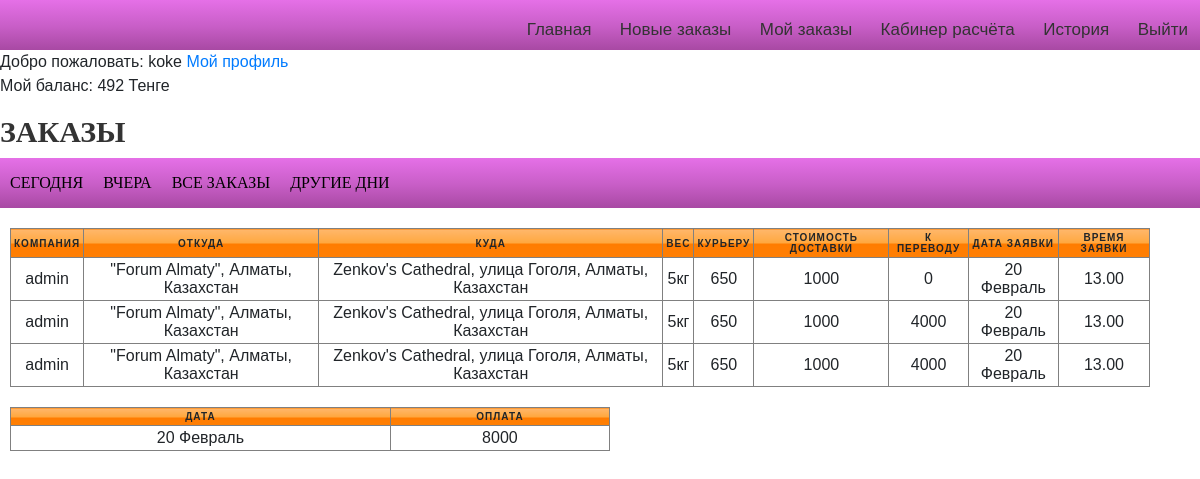
Page /curiers/private_curier_raschet/20 Февраль (signed in) on the committed database.
### curier/models.py (models this page shows)
class Curier(models.Model):
	user = models.OneToOneField(settings.AUTH_USER_MODEL, on_delete=models.CASCADE,related_name="mycurier")
	first_name = models.CharField(max_length=255,default="")
	last_name = models.CharField(max_length=255, default="")
	photo =models.ImageField(upload_to='curiers/%y/%m/%d', blank=True)
	experience=models.IntegerField(blank=True, null=True)
	phone = models.IntegerField(null=False, blank=False)
	is_available=models.BooleanField(default=False)
	balance = models.DecimalField(decimal_places=0,max_digits=1000,default=0)

### Lallog/models.py (models this page shows)
class TestOrder(models.Model):
	client=models.ForeignKey(settings.AUTH_USER_MODEL,on_delete=models.CASCADE)
	marshrut=models.CharField(max_length=200)
	ves=models.DecimalField(decimal_places=0,max_digits=1000,default=10)
	from_address=models.CharField(max_length=200)
	from_phone=models.CharField(max_length=200)
	from_comment=models.CharField(max_length=200)
	to=models.CharField(max_length=200)
	to_phone=models.CharField(max_length=200)
	to_date=models.CharField(max_length=200,default="")
	to_date_until=models.CharField(max_length=200)
	to_comment=models.CharField(max_length=200)
	distance=models.DecimalField(decimal_places=0,max_digits=1000,default=10)
	itog=models.DecimalField(decimal_places=0,max_digits=1000,default=10)
	curier = models.ForeignKey(Curier,on_delete=models.CASCADE,default=None,related_name="choiced_curier",blank=True,null=True)
	nal=models.DecimalField(decimal_places=0,max_digits=1000,default=0)
	raschet=models.DecimalField(decimal_places=0,max_digits=1000,default=0)
	status = models.CharField(max_length=200,default="Ожидание")
	curier_money = models.DecimalField(decimal_places=0,max_digits=1000,default=0)
	success = models.BooleanField(default=True)
	created_date = models.DateTimeField(default=timezone.now)
	__original_curier = None
	def __init__(self,*args,**kwargs):
		print("Object was created")
		super(TestOrder,self).__init__(*args,**kwargs)
		self.__origin_curier = self.curier

### curier/views.py (the view)
# urls.py: path("private_curier_raschet/<str:day>",views.rashet_view,name="curier_rashet"),
def rashet_view(request,day):
	curier = request.user.mycurier
	orders_completed=None
	alldaysorders=curier.choiced_curier.all().filter(status="Доставлен").order_by("-created_date")
	if day=="all":
	    orders_completed = curier.choiced_curier.all().filter(status="Доставлен").order_by("-created_date")
	elif day=="today":
		locale.setlocale(locale.LC_ALL, "ru")
		mydate= datetime.date.today().strftime("%d %B")
		orders_completed = curier.choiced_curier.all().filter(status="Доставлен",to_date=mydate).order_by("-created_date")
	elif day=="yesterday":
		locale.setlocale(locale.LC_ALL, "ru")
		mydate1=datetime.date.today() - datetime.timedelta(days=1)
		mydate1=mydate1.strftime("%d %B")
		print(mydate1)
		orders_completed = curier.choiced_curier.all().filter(status="Доставлен",to_date=mydate1).order_by("-created_date")
	else:
	    orders_completed = curier.choiced_curier.all().filter(status="Доставлен",to_date=day).order_by("-created_date")
	mydata = list(orders_completed.values_list("to_date"))
	mydata1 = list(alldaysorders.values_list("to_date"))
	alldays=[]
	for i in mydata1:
	    alldays.append(i[0])
	alldays = set(alldays)
	days=[]
	for i in mydata:
	    days.append(i[0])
	days=set(days)
	analyze=[]
	for i in days:
	    order = orders_completed.filter(to_date=i)
	    sumi=0
	    for j in order:
	        sumi+=j.raschet
	    temp={
	    "day":i,
	    "sum":int(sumi)
	    }
	    analyze.append(temp)
	print(analyze)
	mydate= datetime.datetime.now()
	mydate1=datetime.date.today() + datetime.timedelta(days=1)
	ctx={
		"orders_completed":orders_completed,
		"analyze":analyze,
		"alldays":alldays,
		"today":mydate,
		"tomorrow":mydate1,
	}
	return render(request,"curiers/raschet.html",context=ctx)

### curier/templates/curiers/raschet.html (shortened to what this page needs)
{%extends 'curiers/base_curier.html' %} {%load static%} {%block title%} Личный кабиент Курьера 2{%endblock%} {%block content%}
<a href="{% url 'edit'%}">Мой профиль</a>
<p>Мой баланс: {{request.user.mycurier.balance}} Тенге</p>
<h2>Заказы</h2>
<nav class="raschet_kur" >
<ul >
    <li><a href="{% url 'curier_rashet' day='today'%}">Сегодня</a></li>
    <li><a href="{% url 'curier_rashet' day='yesterday'%}">Вчера</a></li>
    <li ><a href="{% url 'curier_rashet' day='all'%}">Все заказы</a></li>
    <li><a href="#">Другие дни</a>
    </li>
</ul>
</nav>
<div class="spisok">
<table  border="1" id="table_empty">
    <thead >
        <tr style="background-color: #BA55D3">
            <th>Компания</th>
            <th>Откуда</th>
            <th>Куда</th>
            <th>Вес</th>
            <th>Курьеру</th>
            <th>Стоимость доставки</th>
            <th>К переводу</th>
            <th>Дата заявки</th>
            <th>Время заявки</th>
        </tr>
    </thead>
    {%for i in orders_completed%}
    <tr >
        <td data-label="Компания">{{i.client}}</td>
        <td data-label="Откуда">{{i.from_address}}</td>
        <td data-label="Куда">{{i.to}}</td>
        <td data-label="Вес">{{i.ves}}кг</td>
        <td data-label="Курьеру">{{i.curier_money}}</td>
        <td data-label="Доставка">{{i.itog}}</td>
        <td data-label="К переводу">{{i.raschet}}</td>
        <td data-label="Дата">{{i.to_date}}</td>
        <td data-label="Ограничения">{{i.to_date_until}}</td>
    </tr>
    {%endfor%}
</table>
</div>
<div class="go_go_raschet">
<table  class="go_go" style="max-width: 600px; "  border="1" id="table_empty">
    <thead>
    <tr style="background-color: #BA55D3">
        <th>Дата</th>
        <th>Оплата</th>
    </tr>
    </thead>
    {%for i in analyze%}
    <tr style="">
        <td data-label="Дата">{{i.day}}</td>
        <td data-label="Оплата">{{i.sum}}</td>
    </tr>
    {%endfor%}
</table>
</div>
{%endblock content%}

### curier/templates/curiers/base_curier.html (shortened to what this page needs)
{% load static %}
<html lang="en">
<head>
    <link rel="stylesheet" href="https://use.fontawesome.com/releases/v5.8.2/css/all.css">
    <link rel="stylesheet" href="https://stackpath.bootstrapcdn.com/bootstrap/4.3.1/css/bootstrap.min.css">
    <link href="{% static 'css/style.css' %}" rel="stylesheet" />
</head>
<body>
    <div class="menu">
        <div class="links">
            {%if user.is_authenticated%}
            <a class="menu-item" href="{% url 'Home' %}">Главная</a>
            <a class="menu-item" href="{% url 'private_сurier2' %}">Новые заказы</a>
            <a class="menu-item" href="{% url 'private_сurier' %}">Мой заказы</a>
            <a class="menu-item" href="{% url 'curier_rashet' day='all'%}">Кабинер расчёта</a>
            <a class="menu-item" href="{% url 'curier_history' %}">История</a>
            <a class="menu-item" href="{% url 'user_logout' %}">Выйти</a> {%else%}
            <a class="menu-item" href="{% url 'user_login' %}">Авторизация</a> {%endif%}
        </div>
    </div>
    {%if user.is_authenticated%} Добро пожаловать: {{ user.username}} {%endif%} {%block content%} {%endblock content%}
</body>
</html>

### Lallog/static/css/style.css (style rules this page uses)
* { padding: 0; margin: 0; }
div { box-sizing: border-box; }
.raschet_kur { width: 100%; margin: 0 auto; }
.raschet_kur:before { content: ''; display: block; height: 50px; width: 100%; background: #e570e7; background: -moz-linear-gradient(top, #e570e7 0%, #c85ec7 53%, #a849a3 100%); background: -webkit-linear-gradient(top, #e570e7 0%,#c85ec7 53%,#a849a3 100%); background: linear-gradient(to bottom, #e570e7 0%,#c85ec7 53%,#a849a3 100%); filter: progid:DXImageTransform.Microsoft.gradient( startColorstr='#e570e7', endColorstr='#a849a3',GradientType=0 ); position: absolute; left:0; z-index: -1; }
.raschet_kur ul { margin: 0; padding: 0; list-style: none; height: 50px; }
.raschet_kur > ul { display: flex; justify-content: left; }
.raschet_kur ul li a { font-family: "Open+Sans"; color: black; display: block; height: 50px; padding: 0 10px; text-transform: uppercase; text-decoration: none; line-height: 50px; }
.spisok { margin-top: 20px; }
.go_go_raschet { margin-top: 20px; }
#table_empty { width: 95%; margin-left: 10px; }
#table_empty th { background: #ffb76b; background: -moz-linear-gradient(top, #ffb76b 0%, #ffa73d 50%, #ff7c00 51%, #ff7f04 100%); background: -webkit-linear-gradient(top, #ffb76b 0%,#ffa73d 50%,#ff7c00 51%,#ff7f04 100%); background: linear-gradient(to bottom, #ffb76b 0%,#ffa73d 50%,#ff7c00 51%,#ff7f04 100%); filter: progid:DXImageTransform.Microsoft.gradient( startColorstr='#ffb76b', endColorstr='#ff7f04',GradientType=0 ); }
table { width: 100%; margin:0; padding:0; border-collapse: collapse; border-spacing: 0; }
table tr { padding: 3px; }
table th, table td { padding: 3px; text-align: center; }
table th { text-transform: uppercase; font-size: 10px; letter-spacing: 1px; }
body { font-family: sans-serif; }
.menu { text-align: right; background: #e570e7; background: -moz-linear-gradient(top, #e570e7 0%, #c85ec7 53%, #a849a3 100%); background: -webkit-linear-gradient(top, #e570e7 0%,#c85ec7 53%,#a849a3 100%); background: linear-gradient(to bottom, #e570e7 0%,#c85ec7 53%,#a849a3 100%); filter: progid:DXImageTransform.Microsoft.gradient( startColorstr='#e570e7', endColorstr='#a849a3',GradientType=0 ); height: 50px; }
.menu-item { display: inline-block; color:#333; font-size: 17px; line-height: 30px; padding: 15px 12px; text-decoration: none; }
h2 { color: #333333; font-family: "Open+Sans"; font-size: 30px; font-weight: 700; text-transform: uppercase; margin-top: 10px; }

### rows in the picture
TestOrder: client "admin", from_address "\"Forum Almaty\", Алматы, Казахстан", to "Zenkov's Cathedral, улица Гоголя, Алматы, Казахстан", ves "5", curier_money "650", itog "1000", raschet "0", to_date "20 Февраль", to_date_until "13.00"
TestOrder: client "admin", from_address "\"Forum Almaty\", Алматы, Казахстан", to "Zenkov's Cathedral, улица Гоголя, Алматы, Казахстан", ves "5", curier_money "650", itog "1000", raschet "4000", to_date "20 Февраль", to_date_until "13.00"
TestOrder: client "admin", from_address "\"Forum Almaty\", Алматы, Казахстан", to "Zenkov's Cathedral, улица Гоголя, Алматы, Казахстан", ves "5", curier_money "650", itog "1000", raschet "4000", to_date "20 Февраль", to_date_until "13.00"

### other values in the picture
{{ user.username }} "koke"
{{ request.user.mycurier.balance }} "492"
{{ i.day }} "20 Февраль"
{{ i.sum }} "8000"
